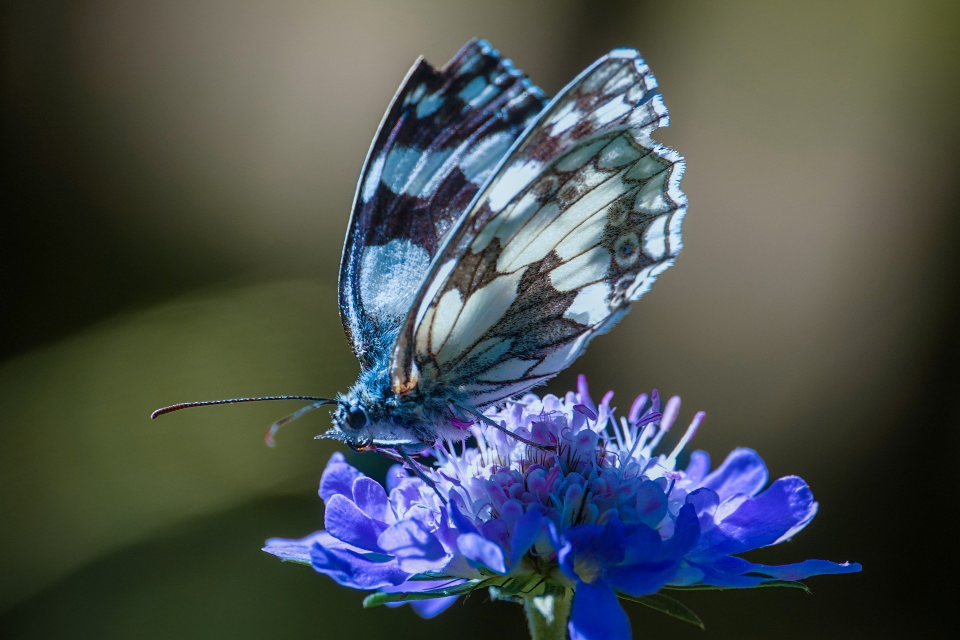
#> input picture Image_Processing/bfly.jpg, 1920 x 1280 px (shown at 1/2 size)
$ python c_image_ops.py
#> lines starting #> are read from the running program, lines starting #| are printed output that depends on the picture
from PIL import Image, ImageOps

def main():
    image = Image.open("bfly.jpg")
#> image is the input picture: PIL image 1920x1280 RGB; mean R, G, B 74, 80.7, 81.8

    # [16 lines of commented-out code are left out]
    new_image = ImageOps.expand(image, 100, (0,255,255))
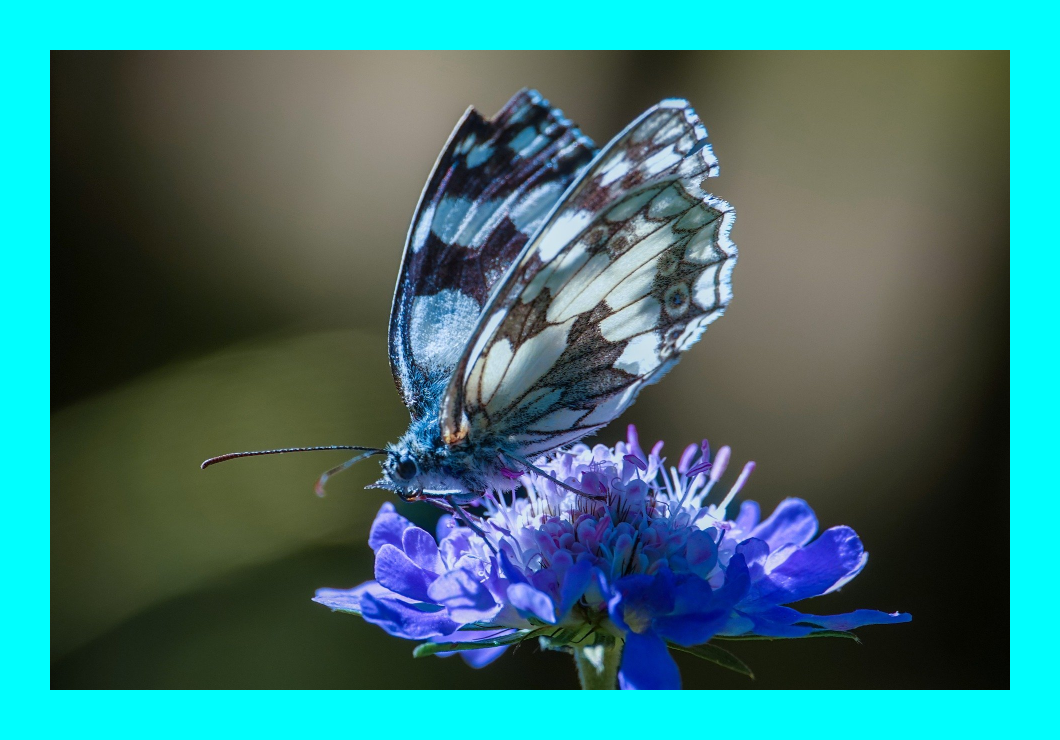
#> new_image: PIL image 2120x1480 RGB (shown at 1/2 size); mean R, G, B 58, 118.5, 119.3
    new_image = ImageOps.fit(image, (500, 300)) # cropping image from senter
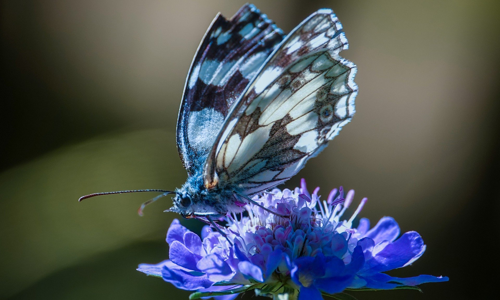
#> new_image: PIL image 500x300 RGB; mean R, G, B 75.3, 82.4, 85.2
    new_image = ImageOps.crop(image, 500) # cropping image from senter
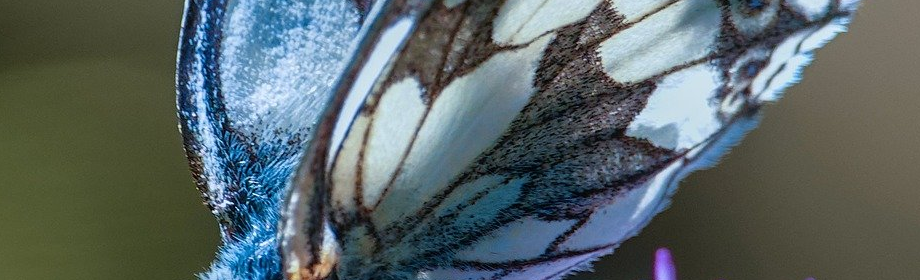
#> new_image: PIL image 920x280 RGB; mean R, G, B 90.5, 103, 104.1

    new_image.save("new_image.jpg")

if __name__ == "__main__":
    main()

$ run again, with Image_Processing/waterfall.jpg copied over Image_Processing/bfly.jpg
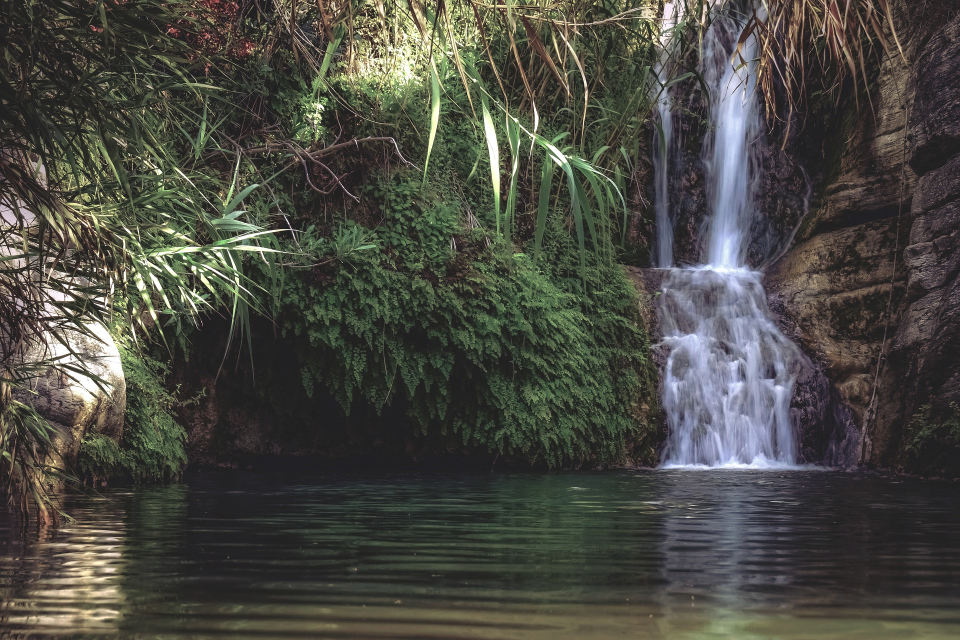
#> input picture Image_Processing/waterfall.jpg, 1920 x 1280 px (shown at 1/2 size)
#> in main, image is the input picture: PIL image 1920x1280 RGB; mean R, G, B 73.5, 73.5, 66.5
#> in main, `new_image = ImageOps.fit(image, (500, 300))`:
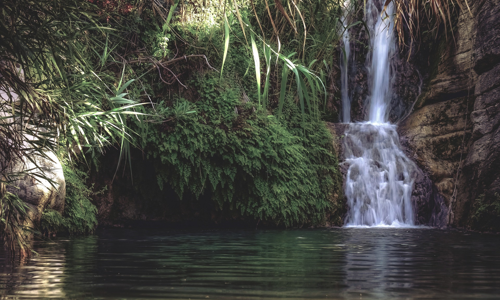
#> new_image: PIL image 500x300 RGB; mean R, G, B 71.3, 71.9, 66
#> in main, `new_image = ImageOps.crop(image, 500)`:
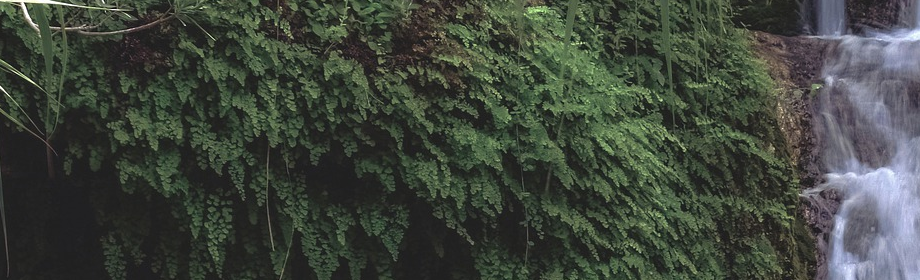
#> new_image: PIL image 920x280 RGB; mean R, G, B 63.3, 70.1, 61
